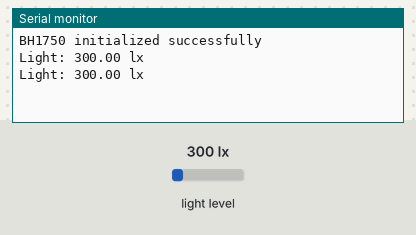
Bench run of a sketch on a simulated Arduino Uno, built with avr-gcc and run on an emulated ATmega328P. Parts: the last lines printed to the serial monitor. Inputs (shaded band) come from the test bench; at power-on: light level 300 lx.

Above: at 1.8 s.
1.9 s: light level set to 40 lx
At 2.8 s:
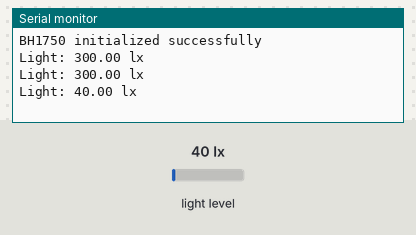
3.4 s: light level set to 500 lx
At 4.8 s:
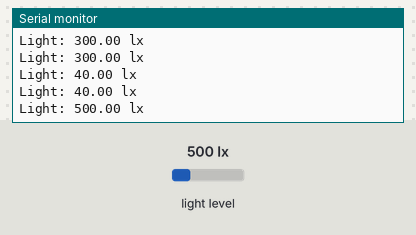
Timing chart, 0 to 6.4 s (numbered marks = the images above; inputs shaded):
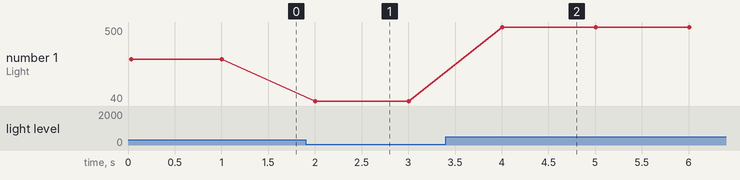

Measured:
- after the input at 1.9 s, the serial monitor: prints a new line after 0.10 s (image 1)
- after the input at 3.4 s, the serial monitor: prints a new line after 0.61 s (image 2)
- plotted number 1: 300 → 40 after the input at 1.9 s, 40 → 500 after the input at 3.4 s

The sketch:

sketch_aug17a.ino
```cpp
#include <Wire.h>
#include <BH1750.h>

BH1750 lightMeter(0x23); // Use 0x23 as detected

void setup() {
  Serial.begin(9600);
  Wire.begin();

  if (lightMeter.begin()) {
    Serial.println("BH1750 initialized successfully");
  } else {
    Serial.println("BH1750 not detected!");
  }
}

void loop() {
  float lux = lightMeter.readLightLevel();
  Serial.print("Light: ");
  Serial.print(lux);
  Serial.println(" lx");
  delay(1000); // Read every 1 second
}
```
